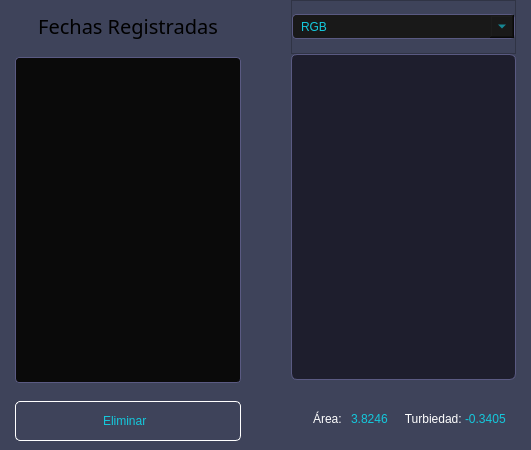
               <widget class="QFrame" name="frame_4">
                <property name="sizePolicy">
                 <sizepolicy hsizetype="Expanding" vsizetype="Preferred">
                  <horstretch>0</horstretch>
                  <verstretch>0</verstretch>
                 </sizepolicy>
                </property>
                <property name="minimumSize">
                 <size>
                  <width>0</width>
                  <height>450</height>
                 </size>
                </property>
                <property name="styleSheet">
                 <string notr="true"> background-color: #3E435A;</string>
                </property>
                <property name="frameShape">
                 <enum>QFrame::NoFrame</enum>
                </property>
                <property name="frameShadow">
                 <enum>QFrame::Raised</enum>
                </property>
                <layout class="QHBoxLayout" name="horizontalLayout_3" stretch="1,1">
                 <property name="spacing">
                  <number>0</number>
                 </property>
                 <property name="leftMargin">
                  <number>0</number>
                 </property>
                 <property name="topMargin">
                  <number>0</number>
                 </property>
                 <property name="rightMargin">
                  <number>0</number>
                 </property>
                 <property name="bottomMargin">
                  <number>0</number>
                 </property>
                 <item>
                  <widget class="QFrame" name="frame_14">
                   <property name="sizePolicy">
                    <sizepolicy hsizetype="Expanding" vsizetype="Preferred">
                     <horstretch>0</horstretch>
                     <verstretch>0</verstretch>
                    </sizepolicy>
                   </property>
                   <property name="styleSheet">
                    <string notr="true">QFrame{
    background-color: #3E435A;

}

QPushButton{
    font: 87 12pt &quot;Arial Black&quot;;
    background-color: #000000ff;
    color: rgb(20, 200, 220);
    border-radius: 5px;
    border: 1px solid white;
}

QPushButton:hover{
    background-color: black;
}

</string>
                   </property>
                   <property name="frameShape">
                    <enum>QFrame::NoFrame</enum>
                   </property>
                   <property name="frameShadow">
                    <enum>QFrame::Raised</enum>
                   </property>
                   <layout class="QGridLayout" name="gridLayout">
                    <property name="leftMargin">
                     <number>15</number>
                    </property>
                    <property name="topMargin">
                     <number>13</number>
                    </property>
                    <property name="rightMargin">
                     <number>25</number>
                    </property>
                    <property name="verticalSpacing">
                     <number>18</number>
                    </property>
                    <item row="0" column="0">
                     <widget class="QLabel" name="label_9">
                      <property name="minimumSize">
                       <size>
                        <width>0</width>
                        <height>26</height>
                       </size>
                      </property>
                      <property name="maximumSize">
                       <size>
                        <width>16777215</width>
                        <height>26</height>
                       </size>
                      </property>
                      <property name="font">
                       <font>
                        <family>showcard gothic</family>
                        <pointsize>15</pointsize>
                        <weight>12</weight>
                        <italic>false</italic>
                        <bold>false</bold>
                       </font>
                      </property>
                      <property name="styleSheet">
                       <string notr="true">font: 99 15pt &quot;showcard gothic&quot;;
color: black;
border:none</string>
                      </property>
                      <property name="text">
                       <string>Fechas Registradas</string>
                      </property>
                      <property name="alignment">
                       <set>Qt::AlignCenter</set>
                      </property>
                     </widget>
                    </item>
                    <item row="1" column="0">
                     <widget class="QListWidget" name="lst_Fechas">
                      <property name="sizePolicy">
                       <sizepolicy hsizetype="Expanding" vsizetype="Expanding">
                        <horstretch>0</horstretch>
                        <verstretch>0</verstretch>
                       </sizepolicy>
                      </property>
                      <property name="font">
                       <font>
                        <family>Arial</family>
                        <pointsize>12</pointsize>
                        <weight>50</weight>
                        <italic>false</italic>
                        <bold>false</bold>
                       </font>
                      </property>
                      <property name="styleSheet">
                       <string notr="true">QListWidget {
    background-color: rgb(10, 10, 10);
    color: rgb(220, 220, 220);
    border: 1px solid rgb(90, 90, 130);
    border-radius: 4px;
    font: 12pt &quot;Arial&quot;;
}

QListWidget::item:selected {
    background-color: #39adc2;  /* Color de fondo cuando el ítem está seleccionado */
    color: black;     /* Color del texto cuando está seleccionado */
    margin-left: 1px;           /* Margen izquierdo */
    margin-right: 1px;          /* Margen derecho */
    margin-top: 1px;            /* Margen superior */
    margin-bottom: 1px;         /* Margen inferior */

    border-radius: 1px;
    box-shadow: none;           /* Asegurarse de que no haya sombra alrededor */
}

QListWidget::item:hover {
    background-color: rgb(135, 135, 135);  /* Color cuando el ratón pasa por encima */
    margin: 1px;                            /* Asegura que haya margen alrededor del ítem */
    border: none;                           /* Asegurar que no haya borde */
    box-shadow: none;                       /* Eliminar cualquier sombra */
}
</string>
                      </property>
                      <property name="verticalScrollBarPolicy">
                       <enum>Qt::ScrollBarAsNeeded</enum>
                      </property>
                      <property name="itemAlignment">
                       <set>Qt::AlignVCenter</set>
                      </property>
                     </widget>
                    </item>
                    <item row="2" column="0">
                     <widget class="QPushButton" name="btn_Eliminar">
                      <property name="minimumSize">
                       <size>
                        <width>0</width>
                        <height>40</height>
                       </size>
                      </property>
                      <property name="maximumSize">
                       <size>
                        <width>16777215</width>
                        <height>40</height>
                       </size>
                      </property>
                      <property name="layoutDirection">
                       <enum>Qt::RightToLeft</enum>
                      </property>
                      <property name="text">
                       <string>Eliminar  </string>
                      </property>
                      <property name="icon">
                       <iconset>
                        <normaloff>../Resources/Iconos/Eliminar.png</normaloff>../Resources/Iconos/Eliminar.png</iconset>
                      </property>
                      <property name="iconSize">
                       <size>
                        <width>30</width>
                        <height>30</height>
                       </size>
                      </property>
                     </widget>
                    </item>
                   </layout>
                  </widget>
                 </item>
                 <item>
                  <widget class="QFrame" name="frame_15">
                   <property name="sizePolicy">
                    <sizepolicy hsizetype="Expanding" vsizetype="Preferred">
                     <horstretch>0</horstretch>
                     <verstretch>0</verstretch>
                    </sizepolicy>
                   </property>
                   <property name="styleSheet">
                    <string notr="true"> background-color: #3E435A;</string>
                   </property>
                   <property name="frameShape">
                    <enum>QFrame::NoFrame</enum>
                   </property>
                   <property name="frameShadow">
                    <enum>QFrame::Raised</enum>
                   </property>
                   <layout class="QVBoxLayout" name="verticalLayout_9" stretch="1,6,1">
                    <property name="spacing">
                     <number>0</number>
                    </property>
                    <property name="leftMargin">
                     <number>25</number>
                    </property>
                    <property name="topMargin">
                     <number>0</number>
                    </property>
                    <property name="rightMargin">
                     <number>15</number>
                    </property>
                    <property name="bottomMargin">
                     <number>0</number>
                    </property>
                    <item>
                     <widget class="QFrame" name="frame_16">
                      <property name="sizePolicy">
                       <sizepolicy hsizetype="Expanding" vsizetype="Preferred">
                        <horstretch>0</horstretch>
                        <verstretch>0</verstretch>
                       </sizepolicy>
                      </property>
                      <property name="minimumSize">
                       <size>
                        <width>0</width>
                        <height>52</height>
                       </size>
                      </property>
                      <property name="maximumSize">
                       <size>
                        <width>16777215</width>
                        <height>54</height>
                       </size>
                      </property>
                      <property name="styleSheet">
                       <string notr="true"/>
                      </property>
                      <property name="frameShape">
                       <enum>QFrame::StyledPanel</enum>
                      </property>
                      <property name="frameShadow">
                       <enum>QFrame::Raised</enum>
                      </property>
                      <layout class="QVBoxLayout" name="verticalLayout_11">
                       <property name="spacing">
                        <number>0</number>
                       </property>
                       <property name="leftMargin">
                        <number>0</number>
                       </property>
                       <property name="topMargin">
                        <number>0</number>
                       </property>
                       <property name="rightMargin">
                        <number>0</number>
                       </property>
                       <property name="bottomMargin">
                        <number>0</number>
                       </property>
                       <item>
                        <widget class="QComboBox" name="Cbox_Vistas">
                         <property name="sizePolicy">
                          <sizepolicy hsizetype="Expanding" vsizetype="Fixed">
                           <horstretch>0</horstretch>
                           <verstretch>0</verstretch>
                          </sizepolicy>
                         </property>
                         <property name="minimumSize">
                          <size>
                           <width>0</width>
                           <height>25</height>
                          </size>
                         </property>
                         <property name="maximumSize">
                          <size>
                           <width>16777215</width>
                           <height>25</height>
                          </size>
                         </property>
                         <property name="styleSheet">
                          <string notr="true">QComboBox {
    font: 75 11pt &quot;Arial&quot;;
    background-color: rgb(25, 25, 25);
    color: rgb(20, 200, 220);
    border: 1px solid rgb(90, 90, 130);
    border-radius: 4px;
    padding: 4px 30px 4px 8px;  
}

QComboBox:hover {
    background-color:rgb(94, 94, 94);
}

QComboBox::drop-down {
    subcontrol-origin: padding;
    subcontrol-position: top right;
    width: 24px;
}


QComboBox QAbstractItemView {
    background-color: rgb(20, 20, 30);
    color: rgb(220, 220, 220);
    selection-background-color: rgb(20, 200, 220);
    selection-color: black;
}
</string>
                         </property>
                         <property name="sizeAdjustPolicy">
                          <enum>QComboBox::AdjustToContentsOnFirstShow</enum>
                         </property>
                         <item>
                          <property name="text">
                           <string>RGB</string>
                          </property>
                         </item>
                         <item>
                          <property name="text">
                           <string>Vista Final</string>
                          </property>
                         </item>
                         <item>
                          <property name="text">
                           <string>NDTI</string>
                          </property>
                         </item>
                        </widget>
                       </item>
                      </layout>
                     </widget>
                    </item>
                    <item>
                     <widget class="QWidget" name="wdg_Imagen" native="true">
                      <property name="sizePolicy">
                       <sizepolicy hsizetype="Expanding" vsizetype="Preferred">
                        <horstretch>0</horstretch>
                        <verstretch>0</verstretch>
                       </sizepolicy>
                      </property>
                      <property name="styleSheet">
                       <string notr="true">  background-color: rgb(30, 30, 45);
    border: 1px solid rgb(90, 90, 130);
    border-radius: 6px;</string>
                      </property>
                     </widget>
                    </item>
                    <item>
                     <widget class="QFrame" name="frame_17">
                      <property name="sizePolicy">
                       <sizepolicy hsizetype="Expanding" vsizetype="Fixed">
                        <horstretch>0</horstretch>
                        <verstretch>0</verstretch>
                       </sizepolicy>
                      </property>
                      <property name="minimumSize">
                       <size>
                        <width>0</width>
                        <height>70</height>
                       </size>
                      </property>
                      <property name="maximumSize">
                       <size>
                        <width>16777215</width>
                        <height>62</height>
                       </size>
                      </property>
                      <property name="layoutDirection">
                       <enum>Qt::LeftToRight</enum>
                      </property>
                      <property name="frameShape">
                       <enum>QFrame::NoFrame</enum>
                      </property>
                      <property name="frameShadow">
                       <enum>QFrame::Sunken</enum>
                      </property>
                      <layout class="QHBoxLayout" name="horizontalLayout_4">
                       <property name="spacing">
                        <number>0</number>
                       </property>
                       <property name="leftMargin">
                        <number>0</number>
                       </property>
                       <property name="topMargin">
                        <number>0</number>
                       </property>
                       <property name="rightMargin">
                        <number>0</number>
                       </property>
                       <property name="bottomMargin">
                        <number>0</number>
                       </property>
                       <item>
                        <widget class="QFrame" name="frame_18">
                         <property name="sizePolicy">
                          <sizepolicy hsizetype="Expanding" vsizetype="Preferred">
                           <horstretch>0</horstretch>
                           <verstretch>0</verstretch>
                          </sizepolicy>
                         </property>
                         <property name="layoutDirection">
                          <enum>Qt::LeftToRight</enum>
                         </property>
                         <property name="frameShape">
                          <enum>QFrame::NoFrame</enum>
                         </property>
                         <property name="frameShadow">
                          <enum>QFrame::Raised</enum>
                         </property>
                         <layout class="QHBoxLayout" name="horizontalLayout_8">
                          <item>
                           <widget class="QLabel" name="label_10">
                            <property name="sizePolicy">
                             <sizepolicy hsizetype="Expanding" vsizetype="Preferred">
                              <horstretch>0</horstretch>
                              <verstretch>0</verstretch>
                             </sizepolicy>
                            </property>
                            <property name="layoutDirection">
                             <enum>Qt::LeftToRight</enum>
                            </property>
                            <property name="styleSheet">
                             <string notr="true">font: 11pt &quot;Arial&quot;;
    color: rgb(255, 255, 255);</string>
                            </property>
                            <property name="text">
                             <string>Área: </string>
                            </property>
                            <property name="alignment">
                             <set>Qt::AlignRight|Qt::AlignTrailing|Qt::AlignVCenter</set>
                            </property>
                           </widget>
                          </item>
                          <item>
                           <widget class="QLabel" name="label_11">
                            <property name="sizePolicy">
                             <sizepolicy hsizetype="Expanding" vsizetype="Preferred">
                              <horstretch>0</horstretch>
                              <verstretch>0</verstretch>
                             </sizepolicy>
                            </property>
                            <property name="styleSheet">
                             <string notr="true">  font: 87 11pt &quot;Arial Black&quot;;
    color: rgb(20, 200, 220);</string>
                            </property>
                            <property name="text">
                             <string>3.8246</string>
                            </property>
                           </widget>
                          </item>
                         </layout>
                        </widget>
                       </item>
                       <item>
                        <widget class="QFrame" name="frame_19">
                         <property name="sizePolicy">
                          <sizepolicy hsizetype="Expanding" vsizetype="Preferred">
                           <horstretch>0</horstretch>
                           <verstretch>0</verstretch>
                          </sizepolicy>
                         </property>
                         <property name="frameShape">
                          <enum>QFrame::NoFrame</enum>
                         </property>
                         <property name="frameShadow">
                          <enum>QFrame::Raised</enum>
                         </property>
                         <layout class="QHBoxLayout" name="horizontalLayout_9">
                          <property name="spacing">
                           <number>0</number>
                          </property>
                          <property name="leftMargin">
                           <number>0</number>
                          </property>
                          <property name="topMargin">
                           <number>0</number>
                          </property>
                          <property name="rightMargin">
                           <number>0</number>
                          </property>
                          <property name="bottomMargin">
                           <number>0</number>
                          </property>
                          <item>
                           <widget class="QLabel" name="label_12">
                            <property name="sizePolicy">
                             <sizepolicy hsizetype="Expanding" vsizetype="Preferred">
                              <horstretch>0</horstretch>
                              <verstretch>0</verstretch>
                             </sizepolicy>
                            </property>
                            <property name="styleSheet">
                             <string notr="true">font: 11pt &quot;Arial&quot;;
    color: rgb(255, 255, 255);</string>
                            </property>
                            <property name="text">
                             <string>Turbiedad: </string>
                            </property>
                            <property name="alignment">
                             <set>Qt::AlignRight|Qt::AlignTrailing|Qt::AlignVCenter</set>
                            </property>
                           </widget>
                          </item>
                          <item>
                           <widget class="QLabel" name="label_13">
                            <property name="sizePolicy">
                             <sizepolicy hsizetype="Expanding" vsizetype="Fixed">
                              <horstretch>0</horstretch>
                              <verstretch>0</verstretch>
                             </sizepolicy>
                            </property>
                            <property name="styleSheet">
                             <string notr="true">  font: 87 11pt &quot;Arial Black&quot;;
    color: rgb(20, 200, 220);</string>
                            </property>
                            <property name="text">
                             <string>-0.3405</string>
                            </property>
                           </widget>
                          </item>
                         </layout>
                        </widget>
                       </item>
                      </layout>
                     </widget>
                    </item>
                   </layout>
                  </widget>
                 </item>
                </layout>
               </widget>
